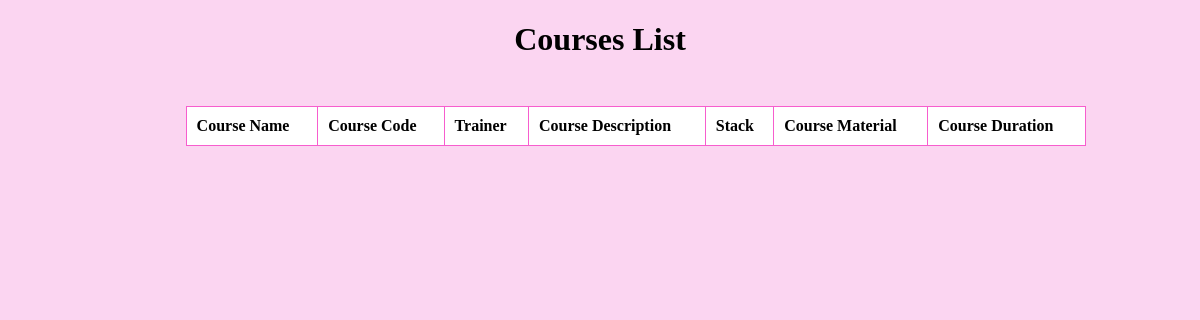
/courses/list/, run on an earlier commit of the app's database.
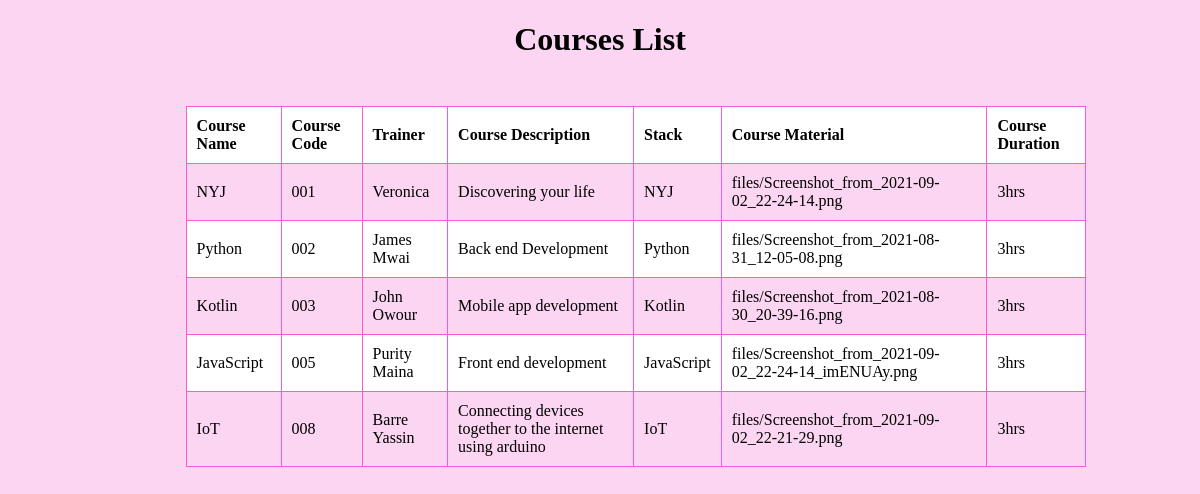
And on a later commit of the database.
### courses/models.py (models this page shows)
class Courses(models.Model):
    course_name=models.CharField(max_length=20, blank=True, null=True)
    course_code=models.CharField(max_length=12, blank=True, null=True)
    trainer=models.CharField(max_length=20, blank=True, null=True)
    course_description=models.TextField(blank=True, null=True)
    stack=models.CharField(max_length=20, blank=True, null=True)
    course_material=models.FileField(upload_to="files/", blank=True, null=True)
    course_duration=models.CharField(max_length=12, blank=True, null=True)

### courses/views.py (the view)
# urls.py: path("list/",courses_list,name="courses_list")
def courses_list(request):
    courses=Courses.objects.all()
    return render(request,"course_list.html",{"courses" :courses})

### courses/templates/course_list.html (shortened to what this page needs)
<!DOCTYPE html>
<html lang="en">
<head>
</head>
<body>
   <center> <h1>Courses List</h1> </center>
    <table>
        <tr>
            <th>Course Name</th>
            <th>Course Code</th>
            <th>Trainer</th>
            <th>Course Description</th>
            <th>Stack</th>
            <th>Course Material</th>
            <th>Course Duration</th>
        </tr>
        {%for course in courses%}
        <tr>
            <td>{{course.course_name}}</td>
            <td>{{course.course_code}}</td>
            <td>{{course.trainer}}</td>
            <td>{{course.course_description}}</td>
            <td>{{course.stack}}</td>
            <td>{{course.course_material}}</td>
            <td>{{course.course_duration}}</td>
        </tr>
        {%endfor%}
    </table>
</body>
</html>

### courses/templates/course_list.html (style rules this page uses)
body { background:#FBD5F1; }
table { width: 900px; margin-left: 15%; margin-top: 4%; margin-bottom: 8%; }
th, caption { text-align: left; }
table, th, td { border: solid 1px #f75dce; border-collapse: collapse; }
th, td { padding: 10px; }
tr:nth-child(even) { background-color: #FBD5F1; }
tr:nth-child(odd) { background-color:rgb(255, 255, 255); }

What changed in the data, as far as the page shows it:
added Courses: course_name "NYJ", course_code "001", trainer "Veronica", course_description "Discovering your life", stack "NYJ", course_material "files/Screenshot_from_2021-09-02_22-24-14.png", course_duration "3hrs"
added Courses: course_name "Python", course_code "002", trainer "James Mwai", course_description "Back end Development", stack "Python", course_material "files/Screenshot_from_2021-08-31_12-05-08.png", course_duration "3hrs"
added Courses: course_name "Kotlin", course_code "003", trainer "John Owour", course_description "Mobile app development", stack "Kotlin", course_material "files/Screenshot_from_2021-08-30_20-39-16.png", course_duration "3hrs"
added Courses: course_name "JavaScript", course_code "005", trainer "Purity Maina", course_description "Front end development", stack "JavaScript", course_material "files/Screenshot_from_2021-09-02_22-24-14_imENUAy.png", course_duration "3hrs"
added Courses: course_name "IoT", course_code "008", trainer "Barre Yassin", course_description "Connecting devices together to the internet using arduino", stack "IoT", course_material "files/Screenshot_from_2021-09-02_22-21-29.png", course_duration "3hrs"
